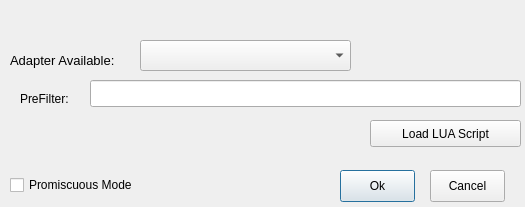
<?xml version="1.0" encoding="UTF-8"?>
<ui version="4.0">
 <class>SniffSetDialog</class>
 <widget class="QDialog" name="SniffSetDialog">
  <property name="geometry">
   <rect>
    <x>0</x>
    <y>0</y>
    <width>525</width>
    <height>207</height>
   </rect>
  </property>
  <property name="windowTitle">
   <string>Set Adapter</string>
  </property>
  <widget class="QLabel" name="label">
   <property name="geometry">
    <rect>
     <x>10</x>
     <y>50</y>
     <width>121</width>
     <height>21</height>
    </rect>
   </property>
   <property name="font">
    <font>
     <pointsize>10</pointsize>
    </font>
   </property>
   <property name="text">
    <string>Adapter Available:</string>
   </property>
   <property name="buddy">
    <cstring>deviceList</cstring>
   </property>
  </widget>
  <widget class="QComboBox" name="deviceList">
   <property name="geometry">
    <rect>
     <x>140</x>
     <y>40</y>
     <width>211</width>
     <height>31</height>
    </rect>
   </property>
   <property name="font">
    <font>
     <pointsize>10</pointsize>
    </font>
   </property>
  </widget>
  <widget class="QLabel" name="adapterHint">
   <property name="geometry">
    <rect>
     <x>0</x>
     <y>0</y>
     <width>341</width>
     <height>31</height>
    </rect>
   </property>
   <property name="text">
    <string>&lt;!DOCTYPE HTML PUBLIC &quot;-//W3C//DTD HTML 4.0//EN&quot; &quot;http://www.w3.org/TR/REC-html40/strict.dtd&quot;&gt;
&lt;html&gt;&lt;head&gt;&lt;meta name=&quot;qrichtext&quot; content=&quot;1&quot; /&gt;&lt;style type=&quot;text/css&quot;&gt;
p, li { white-space: pre-wrap; }
&lt;/style&gt;&lt;/head&gt;&lt;body style=&quot; font-family:'Sans'; font-size:10pt; font-weight:400; font-style:normal;&quot;&gt;
&lt;p style=&quot;-qt-paragraph-type:empty; margin-top:0px; margin-bottom:0px; margin-left:0px; margin-right:0px; -qt-block-indent:0; text-indent:0px; font-family:'SimSun'; font-size:9pt;&quot;&gt;&lt;/p&gt;&lt;/body&gt;&lt;/html&gt;</string>
   </property>
  </widget>
  <widget class="QPushButton" name="ok">
   <property name="geometry">
    <rect>
     <x>340</x>
     <y>170</y>
     <width>75</width>
     <height>32</height>
    </rect>
   </property>
   <property name="text">
    <string>Ok</string>
   </property>
  </widget>
  <widget class="QPushButton" name="cancel">
   <property name="geometry">
    <rect>
     <x>430</x>
     <y>170</y>
     <width>75</width>
     <height>32</height>
    </rect>
   </property>
   <property name="text">
    <string>Cancel</string>
   </property>
  </widget>
  <widget class="QCheckBox" name="promiscuous">
   <property name="geometry">
    <rect>
     <x>10</x>
     <y>170</y>
     <width>151</width>
     <height>30</height>
    </rect>
   </property>
   <property name="text">
    <string>Promiscuous Mode</string>
   </property>
  </widget>
  <widget class="QLabel" name="label_2">
   <property name="geometry">
    <rect>
     <x>20</x>
     <y>90</y>
     <width>71</width>
     <height>17</height>
    </rect>
   </property>
   <property name="text">
    <string>PreFilter:</string>
   </property>
  </widget>
  <widget class="QLineEdit" name="pcapFilterString">
   <property name="geometry">
    <rect>
     <x>90</x>
     <y>80</y>
     <width>431</width>
     <height>27</height>
    </rect>
   </property>
  </widget>
  <widget class="QPushButton" name="loadScript">
   <property name="geometry">
    <rect>
     <x>370</x>
     <y>120</y>
     <width>151</width>
     <height>27</height>
    </rect>
   </property>
   <property name="text">
    <string>Load LUA Script</string>
   </property>
  </widget>
 </widget>
 <resources/>
 <connections/>
</ui>
